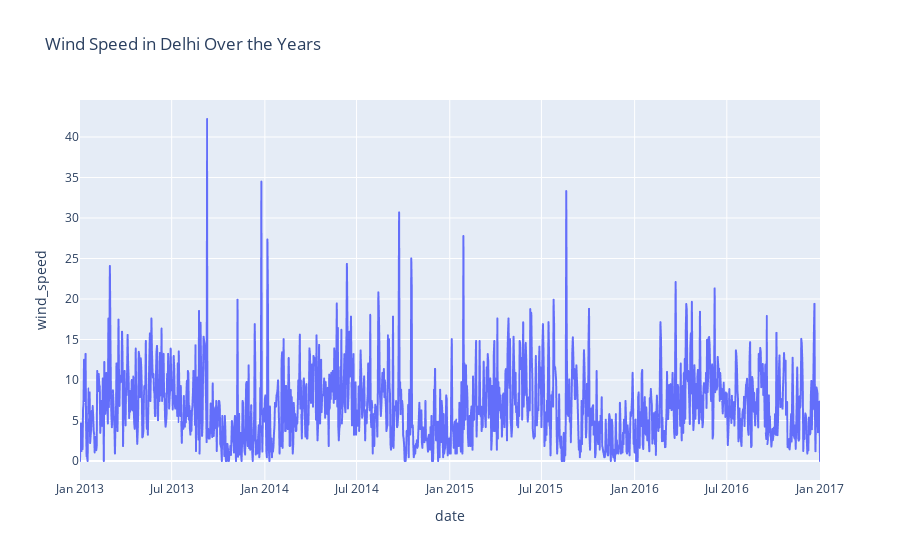

The notebook cell saved with this chart:
### Code cell
figure = px.line(data, x="date",y="wind_speed",title='Wind Speed in Delhi Over the Years')
figure.show()

### Figure 1 — Plotly figure (JSON) as saved in the notebook; plotly's stock layout.template omitted (floating-point values rounded to 4 significant figures; data arrays with more than 128 entries replaced by an {"elided": "..."} marker saying what was removed)
{"data": [{"hovertemplate": "date=%{x}<br>wind_speed=%{y}<extra></extra>", "legendgroup": "", "line": {"color": "#636efa", "dash": "solid"}, "marker": {"symbol": "circle"}, "mode": "lines", "name": "", "showlegend": false, "type": "scattergl", "x": {"elided": "1462 str values"}, "xaxis": "x", "y": {"elided": "1462 float values"}, "yaxis": "y"}], "layout": {"legend": {"tracegroupgap": 0}, "title": {"text": "Wind Speed in Delhi Over the Years"}, "xaxis": {"anchor": "y", "domain": [0, 1], "title": {"text": "date"}}, "yaxis": {"anchor": "x", "domain": [0, 1], "title": {"text": "wind_speed"}}}}
